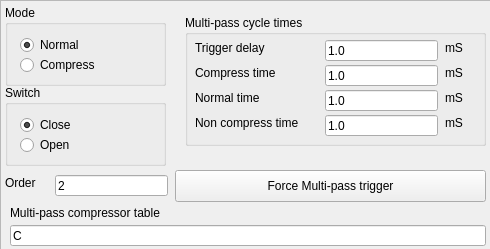
<?xml version="1.0" encoding="UTF-8"?>
<ui version="4.0">
 <class>Compressor</class>
 <widget class="QDialog" name="Compressor">
  <property name="geometry">
   <rect>
    <x>0</x>
    <y>0</y>
    <width>490</width>
    <height>249</height>
   </rect>
  </property>
  <property name="windowTitle">
   <string>Dialog</string>
  </property>
  <widget class="QFrame" name="frmCompressor">
   <property name="geometry">
    <rect>
     <x>0</x>
     <y>0</y>
     <width>491</width>
     <height>251</height>
    </rect>
   </property>
   <property name="frameShape">
    <enum>QFrame::StyledPanel</enum>
   </property>
   <property name="frameShadow">
    <enum>QFrame::Plain</enum>
   </property>
   <property name="lineWidth">
    <number>0</number>
   </property>
   <widget class="QLabel" name="label_133">
    <property name="geometry">
     <rect>
      <x>5</x>
      <y>175</y>
      <width>59</width>
      <height>16</height>
     </rect>
    </property>
    <property name="text">
     <string>Order</string>
    </property>
   </widget>
   <widget class="QLineEdit" name="leSARBCORDER">
    <property name="geometry">
     <rect>
      <x>55</x>
      <y>175</y>
      <width>113</width>
      <height>21</height>
     </rect>
    </property>
    <property name="text">
     <string>2</string>
    </property>
   </widget>
   <widget class="QGroupBox" name="gbARBmode">
    <property name="geometry">
     <rect>
      <x>5</x>
      <y>5</y>
      <width>161</width>
      <height>81</height>
     </rect>
    </property>
    <property name="title">
     <string>Mode</string>
    </property>
    <widget class="QRadioButton" name="rbSARBCMODE_Normal">
     <property name="geometry">
      <rect>
       <x>15</x>
       <y>30</y>
       <width>100</width>
       <height>20</height>
      </rect>
     </property>
     <property name="text">
      <string>Normal</string>
     </property>
     <property name="checked">
      <bool>true</bool>
     </property>
    </widget>
    <widget class="QRadioButton" name="rbSARBCMODE_Compress">
     <property name="geometry">
      <rect>
       <x>15</x>
       <y>50</y>
       <width>100</width>
       <height>20</height>
      </rect>
     </property>
     <property name="text">
      <string>Compress</string>
     </property>
    </widget>
   </widget>
   <widget class="QGroupBox" name="gbARBswitch">
    <property name="geometry">
     <rect>
      <x>5</x>
      <y>85</y>
      <width>161</width>
      <height>81</height>
     </rect>
    </property>
    <property name="title">
     <string>Switch</string>
    </property>
    <widget class="QRadioButton" name="rbSARBCSW_Close">
     <property name="geometry">
      <rect>
       <x>15</x>
       <y>30</y>
       <width>100</width>
       <height>20</height>
      </rect>
     </property>
     <property name="text">
      <string>Close</string>
     </property>
     <property name="checked">
      <bool>true</bool>
     </property>
    </widget>
    <widget class="QRadioButton" name="rbSARBCSW_Open">
     <property name="geometry">
      <rect>
       <x>15</x>
       <y>50</y>
       <width>100</width>
       <height>20</height>
      </rect>
     </property>
     <property name="text">
      <string>Open</string>
     </property>
    </widget>
   </widget>
   <widget class="QGroupBox" name="gbARBtiming">
    <property name="geometry">
     <rect>
      <x>185</x>
      <y>15</y>
      <width>301</width>
      <height>131</height>
     </rect>
    </property>
    <property name="title">
     <string>Multi-pass cycle times</string>
    </property>
    <widget class="QLabel" name="label_142">
     <property name="geometry">
      <rect>
       <x>10</x>
       <y>25</y>
       <width>96</width>
       <height>16</height>
      </rect>
     </property>
     <property name="text">
      <string>Trigger delay</string>
     </property>
    </widget>
    <widget class="QLabel" name="label_143">
     <property name="geometry">
      <rect>
       <x>10</x>
       <y>50</y>
       <width>96</width>
       <height>16</height>
      </rect>
     </property>
     <property name="text">
      <string>Compress time</string>
     </property>
    </widget>
    <widget class="QLabel" name="label_144">
     <property name="geometry">
      <rect>
       <x>10</x>
       <y>75</y>
       <width>96</width>
       <height>16</height>
      </rect>
     </property>
     <property name="text">
      <string>Normal time</string>
     </property>
    </widget>
    <widget class="QLabel" name="label_145">
     <property name="geometry">
      <rect>
       <x>10</x>
       <y>100</y>
       <width>121</width>
       <height>16</height>
      </rect>
     </property>
     <property name="text">
      <string>Non compress time</string>
     </property>
    </widget>
    <widget class="QLineEdit" name="leSARBCTD">
     <property name="geometry">
      <rect>
       <x>140</x>
       <y>25</y>
       <width>113</width>
       <height>21</height>
      </rect>
     </property>
     <property name="text">
      <string>1.0</string>
     </property>
    </widget>
    <widget class="QLabel" name="label_146">
     <property name="geometry">
      <rect>
       <x>260</x>
       <y>25</y>
       <width>26</width>
       <height>16</height>
      </rect>
     </property>
     <property name="text">
      <string>mS</string>
     </property>
    </widget>
    <widget class="QLineEdit" name="leSARBCTC">
     <property name="geometry">
      <rect>
       <x>140</x>
       <y>50</y>
       <width>113</width>
       <height>21</height>
      </rect>
     </property>
     <property name="text">
      <string>1.0</string>
     </property>
    </widget>
    <widget class="QLineEdit" name="leSARBCTN">
     <property name="geometry">
      <rect>
       <x>140</x>
       <y>75</y>
       <width>113</width>
       <height>21</height>
      </rect>
     </property>
     <property name="text">
      <string>1.0</string>
     </property>
    </widget>
    <widget class="QLineEdit" name="leSARBCTNC">
     <property name="geometry">
      <rect>
       <x>140</x>
       <y>100</y>
       <width>113</width>
       <height>21</height>
      </rect>
     </property>
     <property name="text">
      <string>1.0</string>
     </property>
    </widget>
    <widget class="QLabel" name="label_147">
     <property name="geometry">
      <rect>
       <x>260</x>
       <y>50</y>
       <width>26</width>
       <height>16</height>
      </rect>
     </property>
     <property name="text">
      <string>mS</string>
     </property>
    </widget>
    <widget class="QLabel" name="label_148">
     <property name="geometry">
      <rect>
       <x>260</x>
       <y>75</y>
       <width>26</width>
       <height>16</height>
      </rect>
     </property>
     <property name="text">
      <string>mS</string>
     </property>
    </widget>
    <widget class="QLabel" name="label_149">
     <property name="geometry">
      <rect>
       <x>260</x>
       <y>100</y>
       <width>26</width>
       <height>16</height>
      </rect>
     </property>
     <property name="text">
      <string>mS</string>
     </property>
    </widget>
   </widget>
   <widget class="QLineEdit" name="leSARBCTBL">
    <property name="geometry">
     <rect>
      <x>10</x>
      <y>225</y>
      <width>476</width>
      <height>21</height>
     </rect>
    </property>
    <property name="text">
     <string>C</string>
    </property>
   </widget>
   <widget class="QPushButton" name="pbARBforceTrigger">
    <property name="geometry">
     <rect>
      <x>175</x>
      <y>170</y>
      <width>311</width>
      <height>32</height>
     </rect>
    </property>
    <property name="text">
     <string>Force Multi-pass trigger</string>
    </property>
    <property name="autoDefault">
     <bool>false</bool>
    </property>
   </widget>
   <widget class="QLabel" name="label_150">
    <property name="geometry">
     <rect>
      <x>10</x>
      <y>205</y>
      <width>191</width>
      <height>16</height>
     </rect>
    </property>
    <property name="text">
     <string>Multi-pass compressor table</string>
    </property>
   </widget>
  </widget>
 </widget>
 <resources/>
 <connections/>
</ui>
